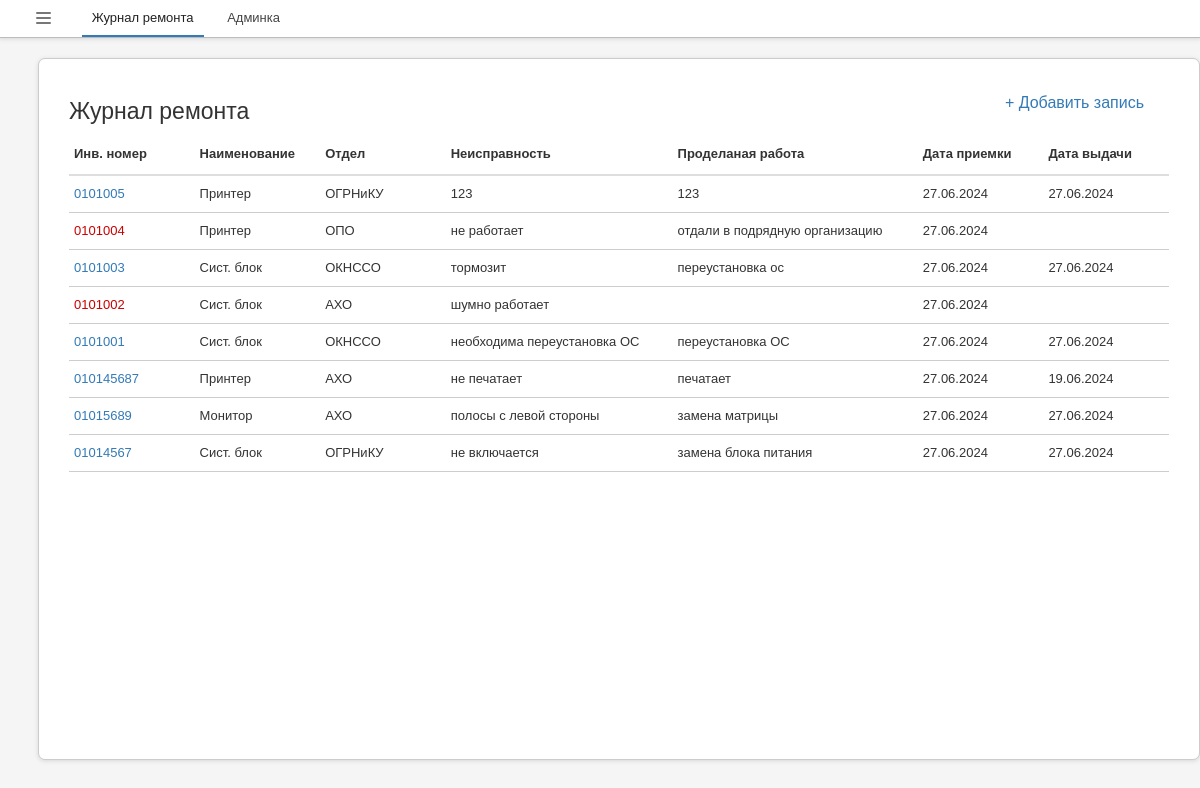
/rj/, run on an earlier commit of the app's database.
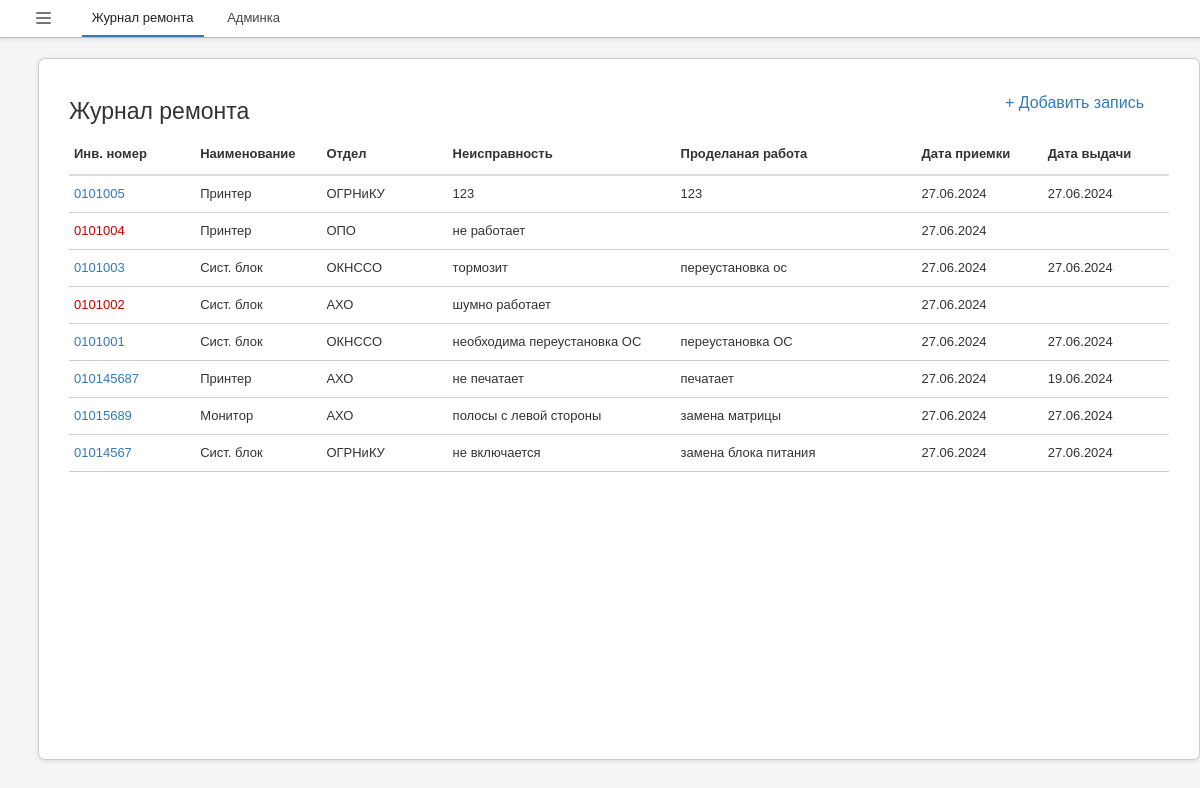
And on a later commit of the database.
### app_rj/models.py (models this page shows, shortened)
class tech_db(models.Model):
  inv_num = models.CharField(max_length = 32, verbose_name="Инв. номер")
  equipment_name = models.ForeignKey('equipment_name_db', on_delete=models.PROTECT, null=True, blank=True, verbose_name="Наименование")
  otdel = models.ForeignKey('otdel_db', on_delete=models.PROTECT, null=True, blank=True, verbose_name="Отдел")
  defect = models.TextField(verbose_name="Неисправность")
  work_done = models.TextField(blank=True, verbose_name="Проделаная работа")
  date_accept = models.DateField(verbose_name="Дата приемки")
  date_issue = models.DateField(null=True, blank=True, verbose_name="Дата выдачи")
  class Meta:
    verbose_name = "Тенику"
    verbose_name_plural = "Теника"
    ordering = ['-id','-date_accept']

class equipment_name_db(models.Model):
  title = models.CharField(max_length = 32, db_index=True, verbose_name="Наименование")
  class Meta:
    verbose_name = "Наименование"
    verbose_name_plural = "Наименование"
    ordering = ['title']

class otdel_db(models.Model):
  name = models.CharField(max_length = 32, db_index=True, verbose_name="Отделы")
  class Meta:
    verbose_name = "Отдел"
    verbose_name_plural = "Отделы"
    ordering = ['name']

### app_rj/views.py (the view)
# urls.py: path('', get_index, name='index'),
def get_index(request):
  href_font = dict()
  tech_db_all = tech_db.objects.all()
  for i in tech_db_all:
    if (i.work_done != '' and i.date_issue != None):
      i.href_font = 'font_normal'
    else:
      i.href_font = 'font_red'
  context = {
    'title': "Журнал ремонта",
    'tech_db_all': tech_db_all,
  }
  return render(request, 'app_rj/index.html', context)

### app_rj/templates/app_rj/index.html (shortened to what this page needs)
{% extends "base.html" %}
{% block content %}
  <div class="info_tu">
    <a href="javascript:void(0); open_new_rcard();">
      + Добавить запись
    </a>
  </div>
  <h3>{{title}}</h3>
  <table class="main" width="100%">
    <thead class="main">
      <tr class="main">
        <th class="main min_v1 max_v1">Инв. номер</th>
        <th class="main min_v1 max_v1">Наименование</th>
        <th class="main min_v1 max_v2">Отдел</th>
        <th class="main min_v1 max_v2">Неисправность</th>
        <th class="main min_v2 max_v2">Проделаная работа</th>
        <th class="main min_v1 max_v1">Дата приемки</th>
        <th class="main min_v1 max_v1">Дата выдачи</th>
      </tr>
    </thead>
    <tbody id="list_rcard">
  {% for i in tech_db_all %}
    <tr class="rtcolor hover" id="tr_rcard_{{i.id}}">
      <td class="main">
        <a class="{{i.href_font}}" href="javascript:void(0); open_rcard({{i.id}});" id="a{{i.id}}">
          {{i.inv_num}}
        </a>
      </td>
      <td class="main">{{i.equipment_name.title}}</td>
      <td class="main">{{i.otdel.name}}</td>
      <td class="main" id="defect_{{i.id}}">{{i.defect}}</td>
      <td class="main" id="work_done_{{i.id}}">{{i.work_done}}</td>
      <td class="main">{{i.date_accept | date:'d.m.Y'}}</td>
      <td class="main" id="date_issue_{{i.id}}">{{i.date_issue | date:'d.m.Y'}}</td>
    </tr>
  {% endfor %}
  </tbody>
  </table>
{% endblock %}

What changed in the data, as far as the page shows it:
changed tech_db "не работает": work_done "отдали в подрядную организацию" → (not shown)
